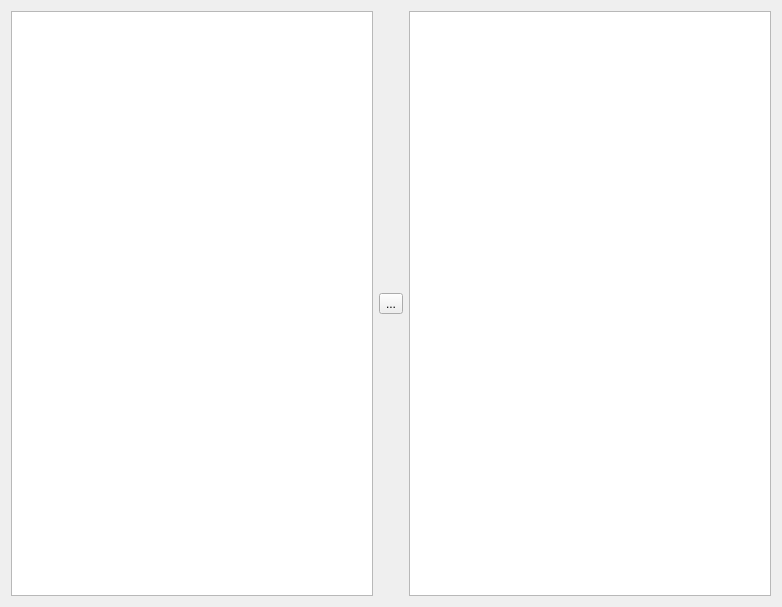
<?xml version="1.0" encoding="UTF-8"?>
<ui version="4.0">
 <class>BooksSelector</class>
 <widget class="QWidget" name="BooksSelector">
  <property name="geometry">
   <rect>
    <x>0</x>
    <y>0</y>
    <width>782</width>
    <height>607</height>
   </rect>
  </property>
  <property name="windowTitle">
   <string>Form</string>
  </property>
  <layout class="QHBoxLayout" name="horizontalLayout">
   <item>
    <widget class="QListWidget" name="lstSource">
     <property name="font">
      <font>
       <pointsize>10</pointsize>
      </font>
     </property>
    </widget>
   </item>
   <item>
    <widget class="QToolButton" name="btnOk">
     <property name="sizePolicy">
      <sizepolicy hsizetype="Preferred" vsizetype="Fixed">
       <horstretch>0</horstretch>
       <verstretch>0</verstretch>
      </sizepolicy>
     </property>
     <property name="text">
      <string>...</string>
     </property>
     <property name="icon">
      <iconset>
       <normalon>:/images/ok.png</normalon>
      </iconset>
     </property>
     <property name="iconSize">
      <size>
       <width>80</width>
       <height>30</height>
      </size>
     </property>
    </widget>
   </item>
   <item>
    <widget class="QListWidget" name="lstDest">
     <property name="font">
      <font>
       <pointsize>10</pointsize>
      </font>
     </property>
     <property name="spacing">
      <number>0</number>
     </property>
    </widget>
   </item>
  </layout>
  <action name="actionBookSelect">
   <property name="icon">
    <iconset resource="../../bin/images.qrc">
     <normaloff>:/images/ok.png</normaloff>:/images/ok.png</iconset>
   </property>
   <property name="text">
    <string>Выбрать книги</string>
   </property>
   <property name="toolTip">
    <string>Выбрать книги</string>
   </property>
  </action>
 </widget>
 <resources>
  <include location="../../bin/images.qrc"/>
 </resources>
 <connections/>
</ui>
